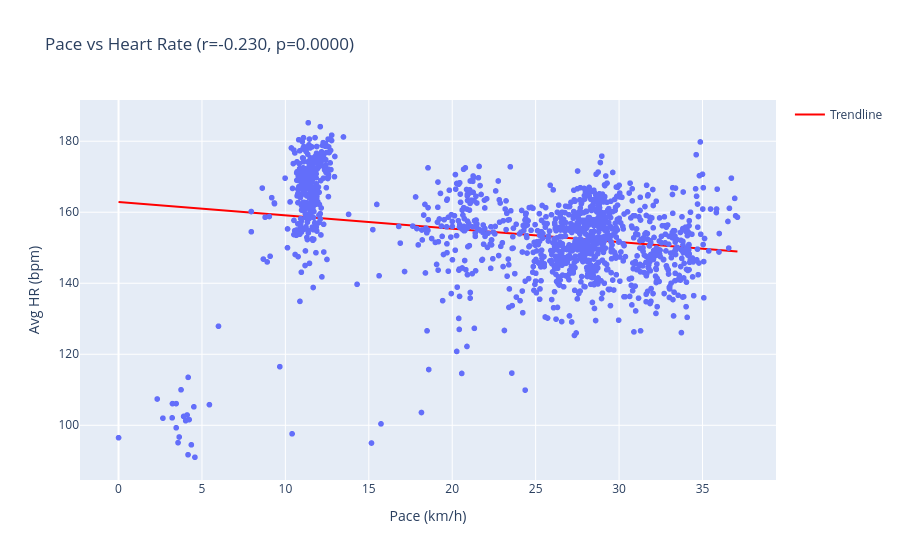

The code cell stored with this chart in its notebook:
### Code cell
# Visualize correlation
if len(df_hr) > 2:
    fig = px.scatter(df_hr, x='pace_kmh', y='average_hr',
                    labels={'pace_kmh': 'Pace (km/h)', 'average_hr': 'Avg HR (bpm)'},
                    title=f'Pace vs Heart Rate (r={corr:.3f}, p={p_value:.4f})')
    
    # Add trendline
    z = np.polyfit(df_hr['pace_kmh'], df_hr['average_hr'], 1)
    p = np.poly1d(z)
    x_trend = np.linspace(df_hr['pace_kmh'].min(), df_hr['pace_kmh'].max(), 100)
    fig.add_scatter(x=x_trend, y=p(x_trend), mode='lines',
                   name='Trendline', line=dict(color='red'))
    
    fig.show()

### Figure 1 — Plotly figure (JSON) as saved in the notebook; plotly's stock layout.template omitted (floating-point values rounded to 4 significant figures; data arrays with more than 128 entries replaced by an {"elided": "..."} marker saying what was removed)
{"data": [{"hovertemplate": "Pace (km/h)=%{x}<br>Avg HR (bpm)=%{y}<extra></extra>", "legendgroup": "", "marker": {"color": "#636efa", "symbol": "circle"}, "mode": "markers", "name": "", "showlegend": false, "type": "scattergl", "x": {"elided": "1311 float values"}, "xaxis": "x", "y": {"elided": "1311 float values"}, "yaxis": "y"}, {"line": {"color": "red"}, "mode": "lines", "name": "Trendline", "type": "scatter", "x": [0.0, 0.3747, 0.7494, 1.124, 1.499, 1.874, 2.248, 2.623, 2.998, 3.372, 3.747, 4.122, 4.496, 4.871, 5.246, 5.621, 5.995, 6.37, 6.745, 7.119, 7.494, 7.869, 8.243, 8.618, 8.993, 9.368, 9.742, 10.12, 10.49, 10.87, 11.24, 11.62, 11.99, 12.37, 12.74, 13.11, 13.49, 13.86, 14.24, 14.61, 14.99, 15.36, 15.74, 16.11, 16.49, 16.86, 17.24, 17.61, 17.99, 18.36, 18.74, 19.11, 19.48, 19.86, 20.23, 20.61, 20.98, 21.36, 21.73, 22.11, 22.48, 22.86, 23.23, 23.61, 23.98, 24.36, 24.73, 25.1, 25.48, 25.85, 26.23, 26.6, 26.98, 27.35, 27.73, 28.1, 28.48, 28.85, 29.23, 29.6, 29.98, 30.35, 30.73, 31.1, 31.47, 31.85, 32.22, 32.6, 32.97, 33.35, 33.72, 34.1, 34.47, 34.85, 35.22, 35.6, 35.97, 36.35, 36.72, 37.1], "y": [162.9, 162.8, 162.6, 162.5, 162.3, 162.2, 162.1, 161.9, 161.8, 161.6, 161.5, 161.3, 161.2, 161.1, 160.9, 160.8, 160.6, 160.5, 160.4, 160.2, 160.1, 159.9, 159.8, 159.7, 159.5, 159.4, 159.2, 159.1, 159.0, 158.8, 158.7, 158.5, 158.4, 158.3, 158.1, 158.0, 157.8, 157.7, 157.5, 157.4, 157.3, 157.1, 157.0, 156.8, 156.7, 156.6, 156.4, 156.3, 156.1, 156.0, 155.9, 155.7, 155.6, 155.4, 155.3, 155.2, 155.0, 154.9, 154.7, 154.6, 154.4, 154.3, 154.2, 154.0, 153.9, 153.7, 153.6, 153.5, 153.3, 153.2, 153.0, 152.9, 152.8, 152.6, 152.5, 152.3, 152.2, 152.1, 151.9, 151.8, 151.6, 151.5, 151.4, 151.2, 151.1, 150.9, 150.8, 150.6, 150.5, 150.4, 150.2, 150.1, 149.9, 149.8, 149.7, 149.5, 149.4, 149.2, 149.1, 149.0]}], "layout": {"legend": {"tracegroupgap": 0}, "title": {"text": "Pace vs Heart Rate (r=-0.230, p=0.0000)"}, "xaxis": {"anchor": "y", "domain": [0, 1], "title": {"text": "Pace (km/h)"}}, "yaxis": {"anchor": "x", "domain": [0, 1], "title": {"text": "Avg HR (bpm)"}}}}
